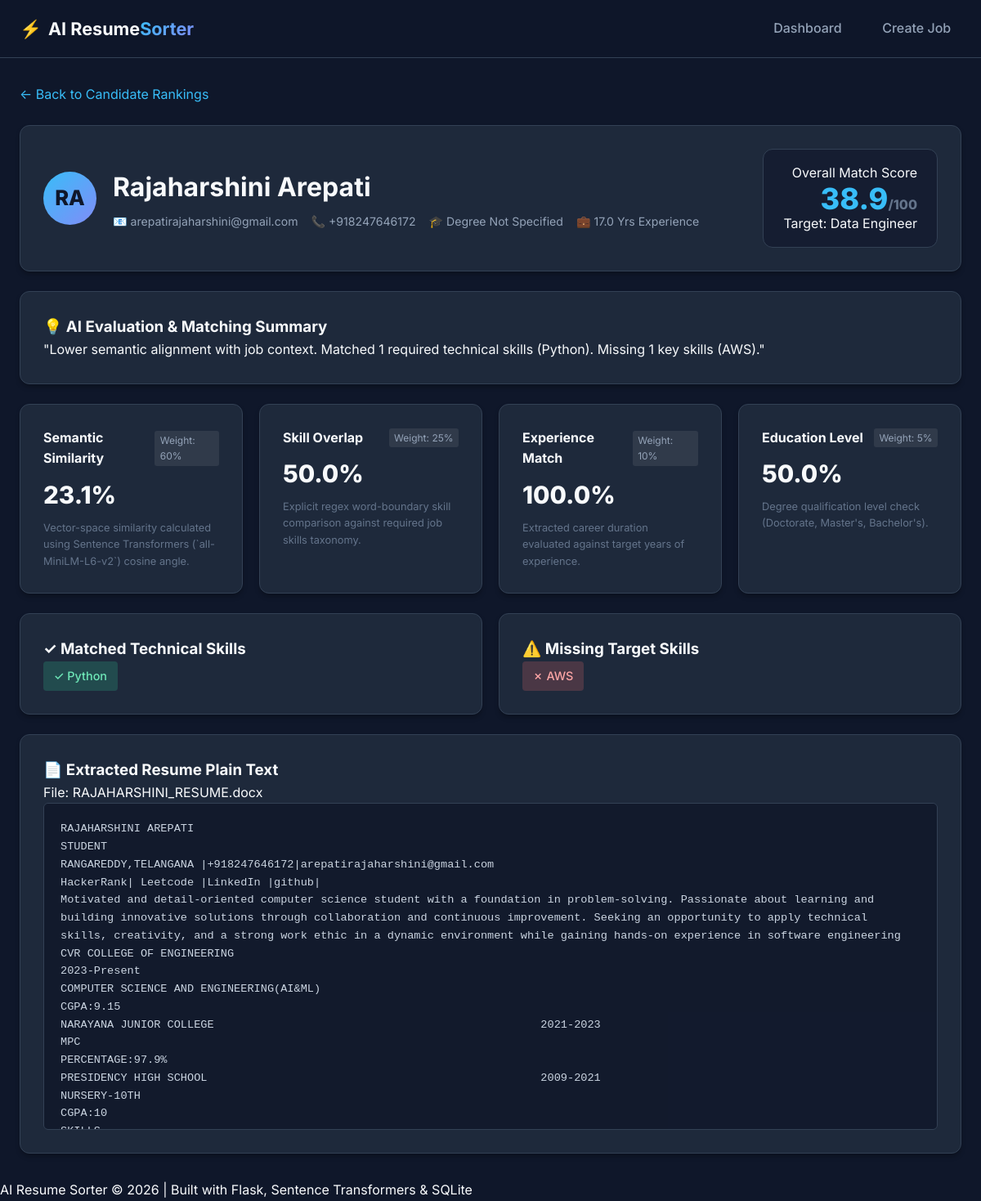
/job/1/candidate/1, run on the app's committed database.
### tables this page shows
CREATE TABLE candidates (
                    id INTEGER PRIMARY KEY AUTOINCREMENT,
                    name TEXT NOT NULL,
                    email TEXT,
                    phone TEXT,
                    resume_filename TEXT NOT NULL,
                    resume_text TEXT NOT NULL,
                    education TEXT,
                    experience_years REAL DEFAULT 0,
                    created_at TIMESTAMP DEFAULT CURRENT_TIMESTAMP
                );

CREATE TABLE rankings (
                    id INTEGER PRIMARY KEY AUTOINCREMENT,
                    job_id INTEGER NOT NULL,
                    candidate_id INTEGER NOT NULL,
                    semantic_score REAL NOT NULL,
                    skill_score REAL NOT NULL,
                    experience_score REAL NOT NULL,
                    education_score REAL NOT NULL,
                    final_score REAL NOT NULL,
                    matched_skills TEXT,
                    missing_skills TEXT,
                    reason TEXT,
                    created_at TIMESTAMP DEFAULT CURRENT_TIMESTAMP,
                    FOREIGN KEY (job_id) REFERENCES jobs (id) ON DELETE CASCADE,
                    FOREIGN KEY (candidate_id) REFERENCES candidates (id) ON DELETE CASCADE
                );

CREATE TABLE jobs (
                    id INTEGER PRIMARY KEY AUTOINCREMENT,
                    title TEXT NOT NULL,
                    description TEXT NOT NULL,
                    required_skills TEXT,
                    created_at TIMESTAMP DEFAULT CURRENT_TIMESTAMP
                );

### app.py (the view)
@app.route('/job/<int:job_id>/candidate/<int:candidate_id>')
def candidate_detail(job_id: int, candidate_id: int):
    candidate_ranking = db.get_candidate_ranking(job_id, candidate_id)
    if not candidate_ranking:
        flash('Candidate evaluation record not found.', 'error')
        return redirect(url_for('rankings', job_id=job_id))
    job = db.get_job(job_id)
    return render_template('candidate.html', candidate=candidate_ranking, job=job)

### models/database.py (called while the page is built)
    @contextmanager
    def get_connection(self):
        conn = sqlite3.connect(self.db_path)
        conn.row_factory = sqlite3.Row
        conn.execute("PRAGMA foreign_keys = ON;")
        try:
            yield conn
            conn.commit()
        except Exception as e:
            conn.rollback()
            logger.error(f"Database error: {e}")
            raise
        finally:
            conn.close()

    def get_job(self, job_id: int) -> Optional[Dict[str, Any]]:
        with self.get_connection() as conn:
            cursor = conn.cursor()
            cursor.execute("SELECT * FROM jobs WHERE id = ?", (job_id,))
            row = cursor.fetchone()
            return dict(row) if row else None

### templates/candidate.html (shortened to what this page needs)
{% extends "base.html" %}
{% block content %}
<div class="page-container">
    <div class="detail-top-nav">
        <a href="{{ url_for('rankings', job_id=job.id) }}" class="back-link">← Back to Candidate Rankings</a>
    </div>
    <div class="card candidate-detail-header">
        <div class="profile-main">
            <div class="profile-avatar">
                {{ candidate.name[:2].upper() }}
            </div>
            <div class="profile-info">
                <h1 class="candidate-detail-name">{{ candidate.name }}</h1>
                <div class="meta-row">
                    <span class="meta-item">📧 {{ candidate.email }}</span>
                    <span class="meta-item">📞 {{ candidate.phone }}</span>
                    <span class="meta-item">🎓 {{ candidate.education }}</span>
                    <span class="meta-item">💼 {{ candidate.experience_years }} Yrs Experience</span>
                </div>
            </div>
        </div>
        <div class="profile-score-box">
            <div class="score-label">Overall Match Score</div>
            <div class="score-number">{{ "%.1f"|format(candidate.final_score) }}<span class="score-max">/100</span></div>
            <div class="job-target-tag">Target: {{ candidate.job_title }}</div>
        </div>
    </div>
    <div class="card reason-card">
        <h3>💡 AI Evaluation & Matching Summary</h3>
        <p class="reason-text">"{{ candidate.reason }}"</p>
    </div>
    <div class="scores-grid">
        <div class="card score-card">
            <div class="score-card-header">
                <h4>Semantic Similarity</h4>
                <span class="weight-badge">Weight: 60%</span>
            </div>
            <div class="score-value">{{ "%.1f"|format(candidate.semantic_score) }}%</div>
            <p class="score-desc">Vector-space similarity calculated using Sentence Transformers (`all-MiniLM-L6-v2`) cosine angle.</p>
        </div>
        <div class="card score-card">
            <div class="score-card-header">
                <h4>Skill Overlap</h4>
                <span class="weight-badge">Weight: 25%</span>
            </div>
            <div class="score-value">{{ "%.1f"|format(candidate.skill_score) }}%</div>
            <p class="score-desc">Explicit regex word-boundary skill comparison against required job skills taxonomy.</p>
        </div>
        <div class="card score-card">
            <div class="score-card-header">
                <h4>Experience Match</h4>
                <span class="weight-badge">Weight: 10%</span>
            </div>
            <div class="score-value">{{ "%.1f"|format(candidate.experience_score) }}%</div>
            <p class="score-desc">Extracted career duration evaluated against target years of experience.</p>
        </div>
        <div class="card score-card">
            <div class="score-card-header">
                <h4>Education Level</h4>
                <span class="weight-badge">Weight: 5%</span>
            </div>
            <div class="score-value">{{ "%.1f"|format(candidate.education_score) }}%</div>
            <p class="score-desc">Degree qualification level check (Doctorate, Master's, Bachelor's).</p>
        </div>
    </div>
    <div class="grid-2col">
        <div class="card skills-detail-card">
            <h3>✓ Matched Technical Skills</h3>
            {% if candidate.matched_skills %}
                <div class="tags-container">
                    {% for skill in candidate.matched_skills.split(',') %}
                        <span class="tag tag-matched-lg">✓ {{ skill.strip() }}</span>
                    {% endfor %}
                </div>
            {% else %}
                <p class="text-muted">No explicit required skills matched.</p>
            {% endif %}
        </div>
        <div class="card skills-detail-card">
            <h3>⚠️ Missing Target Skills</h3>
            {% if candidate.missing_skills %}
                <div class="tags-container">
                    {% for skill in candidate.missing_skills.split(',') %}
                        <span class="tag tag-missing-lg">✗ {{ skill.strip() }}</span>
                    {% endfor %}
                </div>
            {% else %}
                <p class="tag tag-all-matched">All required job skills are present on candidate's resume!</p>
            {% endif %}
        </div>
    </div>
    <div class="card resume-text-card">
        <div class="resume-card-header">
            <h3>📄 Extracted Resume Plain Text</h3>
            <span class="filename-badge">File: {{ candidate.resume_filename }}</span>
        </div>
        <pre class="resume-text-view">{{ candidate.resume_text }}</pre>
    </div>
</div>
{% endblock %}

### templates/base.html (shortened to what this page needs)
<!DOCTYPE html>
<html lang="en">
<head>
    <link rel="stylesheet" href="{{ url_for('static', filename='css/style.css') }}">
</head>
<body>
    <nav class="navbar">
        <div class="nav-container">
            <a href="{{ url_for('index') }}" class="nav-brand">
                <span class="brand-icon">⚡</span>
                <span class="brand-text">AI Resume<span class="brand-highlight">Sorter</span></span>
            </a>
            <div class="nav-links">
                <a href="{{ url_for('index') }}" class="nav-link {% if request.endpoint == 'index' %}active{% endif %}">Dashboard</a>
                <a href="{{ url_for('create_job') }}" class="nav-link {% if request.endpoint == 'create_job' %}active{% endif %}">Create Job</a>
            </div>
        </div>
    </nav>
    <main class="main-container">
        {% block content %}{% endblock %}
    </main>
    <footer class="footer">
        <div class="footer-container">
            <p>AI Resume Sorter &copy; 2026 | Built with Flask, Sentence Transformers & SQLite</p>
        </div>
    </footer>
</body>
</html>

### static/css/style.css (style rules this page uses)
:root { --bg-primary: #0f172a; --bg-card: #1e293b; --bg-card-hover: #334155; --border-color: #334155; --text-primary: #f8fafc; --text-secondary: #94a3b8; --text-muted: #64748b; --accent-blue: #38bdf8; --accent-purple: #818cf8; --accent-indigo: #6366f1; --accent-green: #34d399; --accent-red: #f87171; --accent-yellow: #fbbf24; --gradient-primary: linear-gradient(135deg, #38bdf8 0%, #818cf8 100%); --gradient-card: linear-gradient(180deg, rgba(30, 41, 59, 0.7) 0%, rgba(15, 23, 42, 0.8) 100%); --radius-sm: 6px; --radius-md: 12px; --radius-lg: 20px; --shadow-sm: 0 4px 6px -1px rgba(0, 0, 0, 0.3); --shadow-lg: 0 10px 25px -5px rgba(0, 0, 0, 0.5); }
* { box-sizing: border-box; margin: 0; padding: 0; }
body { font-family: 'Inter', system-ui, -apple-system, sans-serif; background-color: var(--bg-primary); color: var(--text-primary); line-height: 1.6; min-height: 100vh; display: flex; flex-direction: column; }
a { color: var(--accent-blue); text-decoration: none; transition: color 0.2s; }
.navbar { background: rgba(15, 23, 42, 0.85); backdrop-filter: blur(12px); border-bottom: 1px solid var(--border-color); position: sticky; top: 0; z-index: 100; }
.nav-container { max-width: 1200px; margin: 0 auto; padding: 1rem 1.5rem; display: flex; justify-content: space-between; align-items: center; }
.nav-brand { font-size: 1.35rem; font-weight: 700; color: var(--text-primary); display: flex; align-items: center; gap: 0.5rem; }
.brand-highlight { background: var(--gradient-primary); -webkit-background-clip: text; -webkit-text-fill-color: transparent; }
.nav-links { display: flex; gap: 1.5rem; }
.nav-link { color: var(--text-secondary); font-weight: 500; padding: 0.4rem 0.8rem; border-radius: var(--radius-sm); transition: all 0.2s; }
.main-container { max-width: 1200px; width: 100%; margin: 0 auto; padding: 2rem 1.5rem; flex: 1; }
.page-container { display: flex; flex-direction: column; gap: 1.5rem; }
.card { background: var(--bg-card); border: 1px solid var(--border-color); border-radius: var(--radius-md); padding: 1.75rem; box-shadow: var(--shadow-sm); }
.tags-container { display: flex; flex-wrap: wrap; gap: 0.35rem; }
.tag { display: inline-block; padding: 0.2rem 0.5rem; border-radius: 4px; font-size: 0.78rem; font-weight: 500; }
.tag-matched-lg { background: rgba(52, 211, 153, 0.2); color: #6ee7b7; padding: 0.4rem 0.8rem; font-size: 0.9rem; }
.tag-missing-lg { background: rgba(248, 113, 113, 0.2); color: #fca5a5; padding: 0.4rem 0.8rem; font-size: 0.9rem; }
.candidate-detail-header { display: flex; justify-content: space-between; align-items: center; flex-wrap: wrap; gap: 1.5rem; }
.profile-main { display: flex; align-items: center; gap: 1.25rem; }
.profile-avatar { width: 65px; height: 65px; border-radius: 50%; background: var(--gradient-primary); color: #0f172a; display: flex; align-items: center; justify-content: center; font-size: 1.6rem; font-weight: 800; }
.meta-row { display: flex; flex-wrap: wrap; gap: 1rem; margin-top: 0.4rem; font-size: 0.88rem; color: var(--text-secondary); }
.profile-score-box { text-align: right; background: rgba(15, 23, 42, 0.6); padding: 1rem 1.5rem; border-radius: var(--radius-md); border: 1px solid var(--border-color); }
.score-number { font-size: 2.25rem; font-weight: 800; color: var(--accent-blue); line-height: 1; }
.score-max { font-size: 1rem; color: var(--text-muted); }
.scores-grid { display: grid; grid-template-columns: repeat(auto-fit, minmax(230px, 1fr)); gap: 1.25rem; }
.score-card-header { display: flex; justify-content: space-between; align-items: center; margin-bottom: 0.5rem; }
.weight-badge { font-size: 0.75rem; background: rgba(255, 255, 255, 0.08); padding: 0.15rem 0.4rem; border-radius: 3px; color: var(--text-secondary); }
.score-value { font-size: 1.85rem; font-weight: 800; color: var(--text-primary); margin-bottom: 0.4rem; }
.score-desc { font-size: 0.8rem; color: var(--text-muted); }
.grid-2col { display: grid; grid-template-columns: 1fr 1fr; gap: 1.25rem; }
.resume-text-view { background: rgba(15, 23, 42, 0.8); padding: 1.25rem; border-radius: var(--radius-sm); font-family: monospace; font-size: 0.85rem; color: #cbd5e1; white-space: pre-wrap; max-height: 400px; overflow-y: auto; border: 1px solid var(--border-color); }

### data on the page
candidates: name "RA", name "Rajaharshini Arepati", email "arepatirajaharshini@gmail.com", phone "+918247646172", education "Degree Not Specified", experience_years "17.0", resume_filename "RAJAHARSHINI_RESUME.docx", resume_text "RAJAHARSHINI AREPATI STUDENT RANGAREDDY,TELANGANA |+918247646172|arepatirajaharshini@gmail.com HackerRank| Leetcode |LinkedIn |github| Motivated and detail-oriented computer science student with a foundation in problem-solving. Passionate about learning and building innovative solutions through collaboration and continuous improvement. Seeking an opportunity to apply technical skills, creativity, and a strong work ethic in a dynamic environment while gaining hands-on experience in software engineering CVR COLLEGE OF ENGINEERING 2023-Present COMPUTER SCIENCE AND ENGINEERING(AI&ML) CGPA:9.15 NARAYANA JUNIOR COLLEGE 2021-2023 MPC PERCENTAGE:97.9% PRESIDENCY HIGH SCHOOL 2009-2021 NURSERY-10TH…"
rankings: final_score "38.9", reason "Lower semantic alignment with job context. Matched 1 required technical skills (Python). Missing 1 key skills (AWS).", semantic_score "23.1", skill_score "50.0", experience_score "100.0", education_score "50.0", strip "Python", strip "AWS"
jobs: job_title "Data Engineer"
